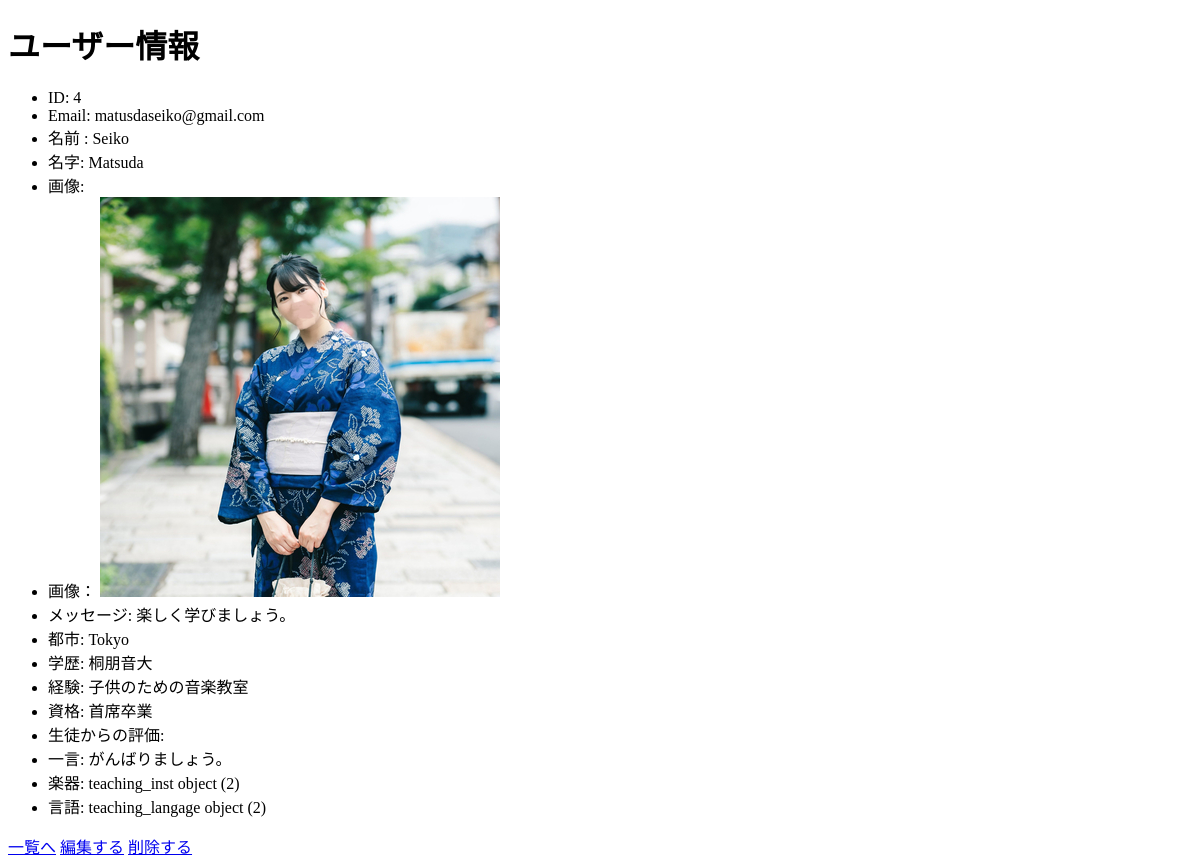
The app's page /music/mypage/ (signed in), older data.
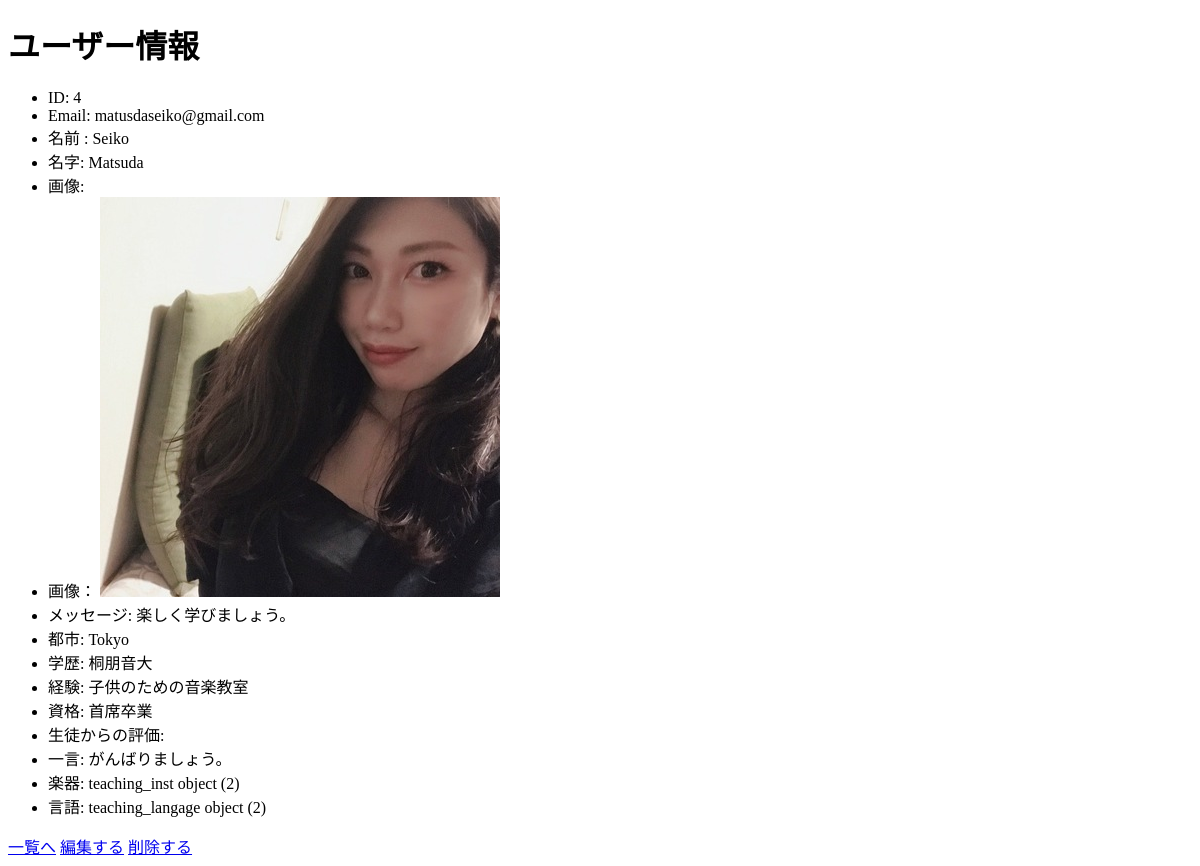
The same page, newer data.
### music/models.py (models this page shows, shortened)
class  Teacher(models.Model):
    movie = models.URLField(max_length=200, null=True, blank=True)
    fee = models.IntegerField( validators=[MinValueValidator(0), MaxValueValidator(100)] , null=True, blank=True)
    academic = models.TextField(max_length=500)
    experience = models.TextField(max_length=500)
    certificate = models.TextField(max_length=500)
    reputation = models.TextField(max_length=500, null=True, blank=True)
    message = models.TextField(max_length=500)
    oneword = models.TextField(max_length=500)
    lang = models.ForeignKey(teaching_langage, on_delete=models.CASCADE, null=True, blank=True)
    inst = models.ForeignKey(teaching_inst, on_delete=models.CASCADE, null=True, blank=True)
    pic = models.ForeignKey(teacher_picture, on_delete=models.CASCADE, null=True, blank=True)
    user_id = models.ForeignKey(User, on_delete=models.CASCADE, verbose_name='email',default="9999")

class teacher_picture(models.Model):
    image = models.ImageField(_('image'), blank=True, null=True)

class teaching_inst(models.Model):
    teaching_inst   = models.ForeignKey(instrument, related_name="teaching_inst" ,  on_delete=models.CASCADE, null=True, blank=True)
    year = models.IntegerField(null=True, blank=True)
    revel = models.IntegerField(null=True, blank=True)

class teaching_langage(models.Model):
    teaching_lang = models.ForeignKey(language, on_delete=models.CASCADE)

### music/views.py (the view, shortened to what this page needs)
# urls.py: path('music/mypage/', views.MypageView.as_view(), name="mypage"),
class MypageView(View):
    def get(self, request, *args, **kwargs):
        print(request.user.id)
        context = {}
        context["teacher"] = Teacher.objects.filter(user_id=request.user.id).first()
        return render(request, "music/mypage.html",context)

### music/templates/music/mypage.html (shortened to what this page needs)
<!DOCTYPE html>
<html lang='ja'>
<head>
</head>
<body>
    <h1>ユーザー情報</h1>
    <ul>
        <li>ID: {{ request.user.id  }}</li>
        <li>Email:  {{ request.user.email }}</li>
        <li>名前 : {{ request.user.first_name }}</li>
        <li>名字: {{ request.user.last_name }}</li>
        <li>画像: {{ request.image }}</li>
        <li>画像： <img src="{{ teacher.pic.image.url }}" alt=""></li>
        <li>メッセージ: {{ teacher.message }}</li>
        <li>都市: {{ request.user.city }}</li>
        <li>学歴: {{ teacher.academic }}</li>
        <li>経験: {{ teacher.experience }}</li>
        <li>資格: {{ teacher.certificate }}</li>
        <li>生徒からの評価: {{ request.reputation }}</li>
        <li>一言: {{ teacher.oneword }}</li>
        <li>楽器: {{ teacher.inst }}</li>
        <li>言語: {{ teacher.lang }}</li>
    </ul>
    <a href="{% url 'teacher-music' user.id %}" class="btn btn-primary">一覧へ</a>
     <a href="{% url 'update-music' user.id %}" class="btn btn-primary">編集する</a>
     <a href="{% url 'delete-music' user.id %}" class="btn btn-primary">削除する</a>
</body>
</html>

Row changes from the older to the newer data that the page shows:
changed Teacher "楽しく学びましょう。": pic.image: a different picture
